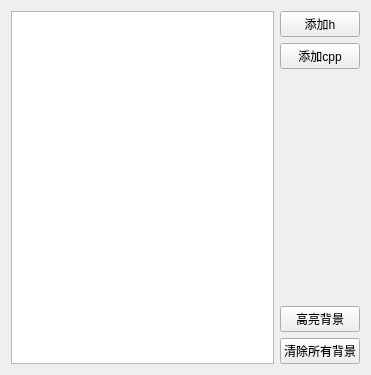
<?xml version="1.0" encoding="UTF-8"?>
<ui version="4.0">
 <class>Widget</class>
 <widget class="QWidget" name="Widget">
  <property name="geometry">
   <rect>
    <x>0</x>
    <y>0</y>
    <width>371</width>
    <height>375</height>
   </rect>
  </property>
  <property name="windowTitle">
   <string>Widget</string>
  </property>
  <layout class="QHBoxLayout" name="horizontalLayout">
   <item>
    <widget class="QTreeView" name="treeView">
     <property name="contextMenuPolicy">
      <enum>Qt::CustomContextMenu</enum>
     </property>
    </widget>
   </item>
   <item>
    <layout class="QVBoxLayout" name="verticalLayout">
     <item>
      <widget class="QPushButton" name="pushButton">
       <property name="text">
        <string>添加h</string>
       </property>
      </widget>
     </item>
     <item>
      <widget class="QPushButton" name="pushButton_2">
       <property name="text">
        <string>添加cpp</string>
       </property>
      </widget>
     </item>
     <item>
      <spacer name="verticalSpacer">
       <property name="orientation">
        <enum>Qt::Vertical</enum>
       </property>
       <property name="sizeHint" stdset="0">
        <size>
         <width>20</width>
         <height>40</height>
        </size>
       </property>
      </spacer>
     </item>
     <item>
      <widget class="QPushButton" name="pushButton_3">
       <property name="text">
        <string>高亮背景</string>
       </property>
      </widget>
     </item>
     <item>
      <widget class="QPushButton" name="pushButton_4">
       <property name="text">
        <string>清除所有背景</string>
       </property>
      </widget>
     </item>
    </layout>
   </item>
  </layout>
 </widget>
 <layoutdefault spacing="6" margin="11"/>
 <resources/>
 <connections/>
</ui>
